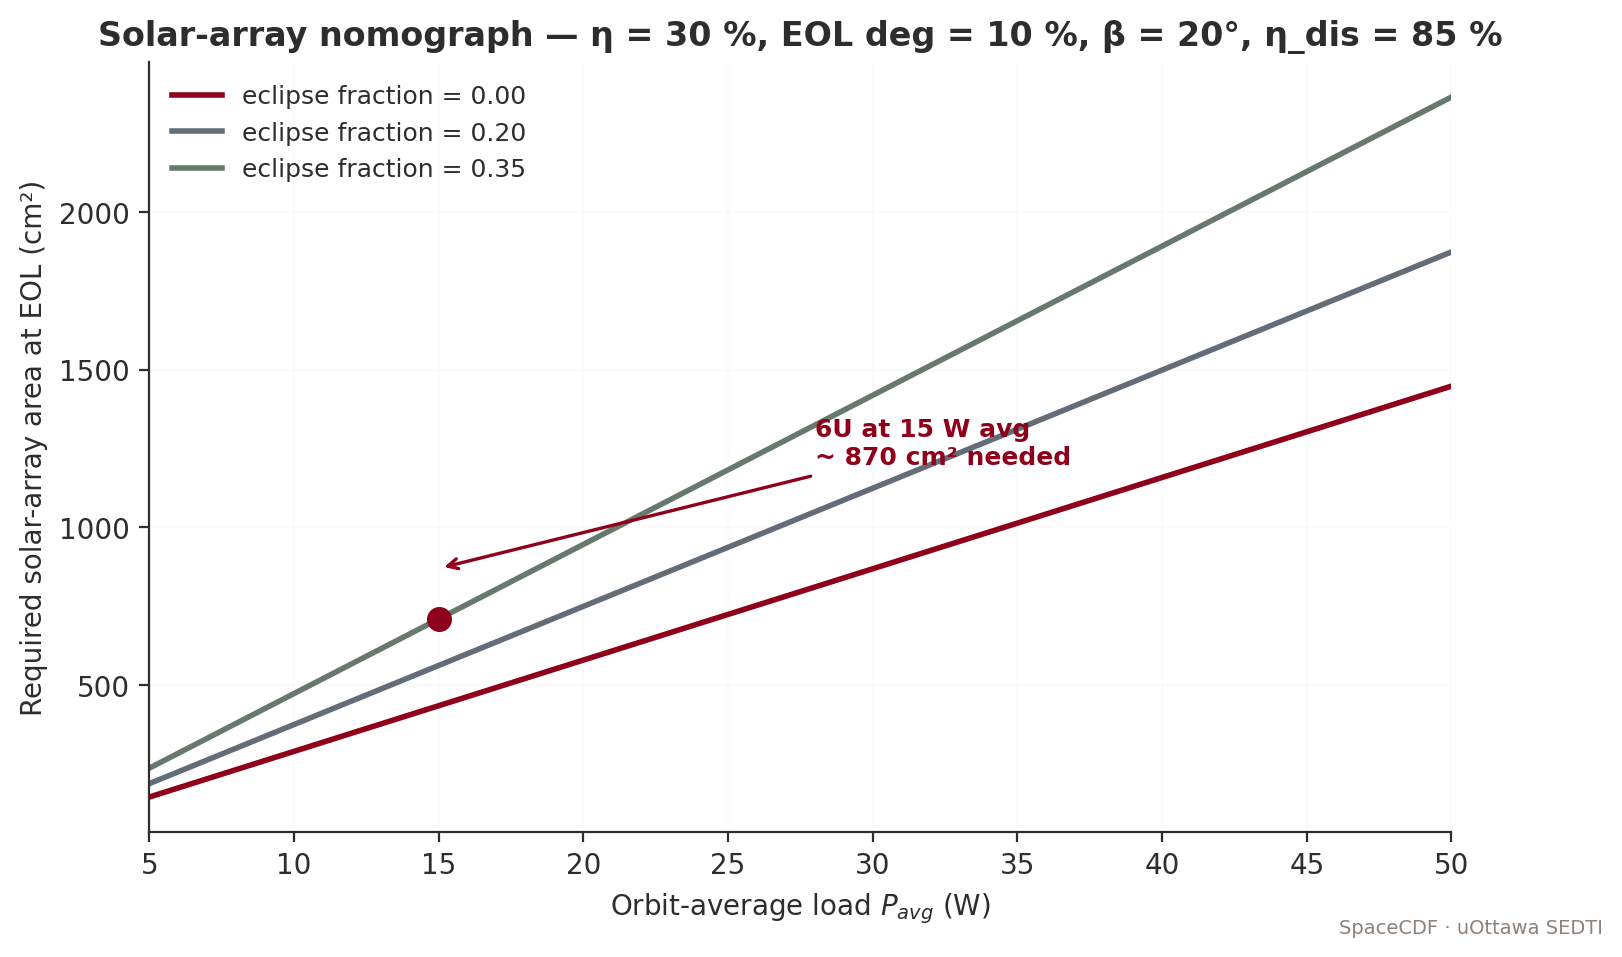

Write Python code to recreate this figure.
"""Solar array sizing nomograph — required area vs orbit-average load."""
import numpy as np
import matplotlib.pyplot as plt
from uottawa_brand import apply_style, COLORS, SERIES, add_footer

apply_style()
fig, ax = plt.subplots(figsize=(8.4, 5.0))

# A_SA = (P_sun + P_eclipse * t_e/t_d / eta_dis) / (S_AM0 * eta_cell * cos(beta) * (1 - deg))
# Simplified: A_SA = P_avg * f_eclipse_factor / (S * eta_eff)
S0 = 1361.0     # W/m^2 AM0
eta_cell = 0.30   # GaAs triple-junction
deg = 0.10        # 5-year EOL degradation
beta = np.deg2rad(20)  # representative incidence
eta_eff = eta_cell * np.cos(beta) * (1 - deg)  # ~ 0.226

# Eclipse factor: P_avg orbit-average must be supplied during sun arc
# Sun arc fraction f_s, eclipse f_e = 1 - f_s
# Required generation P_gen = P_avg * (1 + f_e/(f_s * eta_dis))
eta_dis = 0.85
fe_values = [0.0, 0.20, 0.35]   # eclipse fractions
P_avg = np.linspace(5, 50, 100)

for i, fe in enumerate(fe_values):
    fs = 1 - fe
    P_gen = P_avg * (1 + fe / (fs * eta_dis))
    A = P_gen / (S0 * eta_eff)
    ax.plot(P_avg, A * 100*100,  # m^2 → cm^2 doesn't help; use m^2 with fine ticks
            lw=2.0,
            color=SERIES[i],
            label=f"eclipse fraction = {fe:.2f}")
ax.set_xlabel("Orbit-average load $P_{avg}$ (W)")
ax.set_ylabel("Required solar-array area at EOL (cm²)")
ax.set_title("Solar-array nomograph — η = 30 %, EOL deg = 10 %, β = 20°, η_dis = 85 %")
ax.set_xlim(5, 50)
ax.grid(True, alpha=0.3)
ax.legend(loc="upper left", frameon=False, fontsize=9)

# Annotate typical 6U
ax.plot(15, (15 * (1 + 0.35/(0.65*0.85))) / (S0*eta_eff) * 1e4,
        "o", color=COLORS["garnet"], ms=8)
ax.annotate("6U at 15 W avg\n~ 870 cm² needed",
            xy=(15, 870), xytext=(28, 1200),
            fontsize=9, color=COLORS["garnet"], fontweight="bold",
            arrowprops=dict(arrowstyle="->", color=COLORS["garnet"], lw=1.2))
add_footer(fig)
fig.savefig("/sessions/serene-eager-noether/mnt/docs/assets/figures/fig_solar_array.png")
print("OK solar array")
